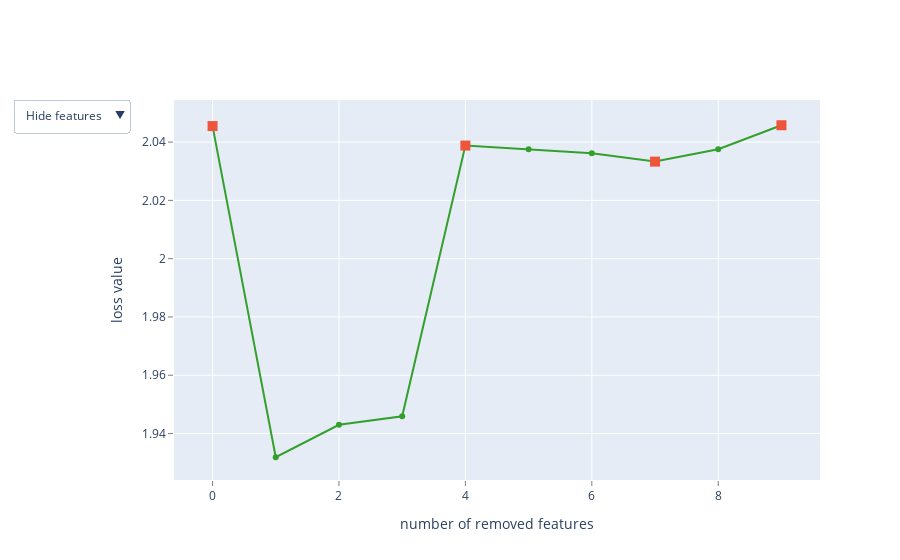

Write notebook code for a chart like this one.
### Markdown cell above
### Run feature selection

### Code cell
model = CatBoostRegressor(iterations=10000, loss_function='MAE')
summary = model.select_features(
    train_pool,
    eval_set=test_pool,
    features_for_select=list(range(train_pool.num_col())),
    num_features_to_select=5,
    steps=3,
    algorithm=EFeaturesSelectionAlgorithm.RecursiveByShapValues,
    shap_calc_type=EShapCalcType.Regular,
    train_final_model=True,
    logging_level='Silent',
    plot=True
)

### Figure 1 — Plotly figure (JSON) as saved in the notebook; plotly's stock layout.template omitted (floating-point values rounded to 4 significant figures)
{"data": [{"line": {"color": "rgb(51,160,44)"}, "mode": "lines+markers", "name": "", "text": ["", "5", "4", "3", "7", "11", "1", "12", "2", "9"], "type": "scatter", "x": [0, 1, 2, 3, 4, 5, 6, 7, 8, 9], "y": [2.045, 1.932, 1.943, 1.946, 2.039, 2.038, 2.036, 2.033, 2.038, 2.046]}, {"marker": {"size": 10, "symbol": "square"}, "mode": "markers", "name": "", "text": ["", "7", "12", "9"], "type": "scatter", "x": [0, 4, 7, 9], "y": [2.045, 2.039, 2.033, 2.046]}, {"mode": "text", "name": "", "text": ["", "5", "4", "3", "7", "11", "1", "12", "2", "9"], "textfont": {"color": "rgb(51,160,44)", "family": "sans serif", "size": 18}, "textposition": "bottom center", "type": "scatter", "visible": false, "x": [0, 1, 2, 3, 4, 5, 6, 7, 8, 9], "y": [2.045, 1.932, 1.943, 1.946, 2.039, 2.038, 2.036, 2.033, 2.038, 2.046]}, {"mode": "text", "name": "", "text": ["", "5", "4", "3", "7", "11", "1", "12", "2", "9"], "textfont": {"color": "rgb(51,160,44)", "family": "sans serif", "size": 18}, "textposition": "bottom center", "type": "scatter", "visible": false, "x": [0, 1, 2, 3, 4, 5, 6, 7, 8, 9], "y": [2.045, 1.932, 1.943, 1.946, 2.039, 2.038, 2.036, 2.033, 2.038, 2.046]}], "layout": {"showlegend": false, "updatemenus": [{"active": 0, "buttons": [{"args": [{"visible": [true, true, false, false]}], "label": "Hide features", "method": "update"}, {"args": [{"visible": [true, true, true, false]}], "label": "Show indices", "method": "update"}, {"args": [{"visible": [true, true, false, true]}], "label": "Show names", "method": "update"}], "pad": {"r": 10, "t": 10}, "showactive": true, "x": -0.25, "xanchor": "left", "y": 1.03, "yanchor": "top"}], "xaxis": {"gridcolor": "rgb(255,255,255)", "showgrid": true, "showline": false, "showticklabels": true, "tickcolor": "rgb(127,127,127)", "ticks": "outside", "title": {"text": "number of removed features"}, "zeroline": false}, "yaxis": {"gridcolor": "rgb(255,255,255)", "showgrid": true, "showline": false, "showticklabels": true, "tickcolor": "rgb(127,127,127)", "ticks": "outside", "title": {"text": "loss value"}, "zeroline": false}}}
